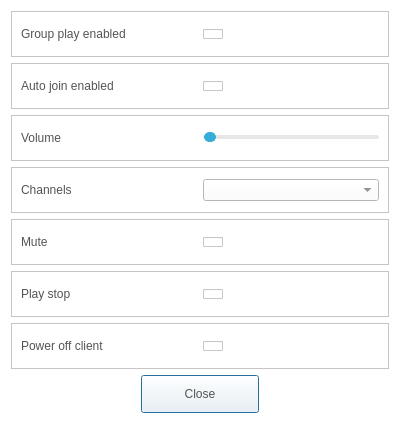
<?xml version="1.0" encoding="UTF-8"?>
<ui version="4.0">
 <class>GroupPlayDialog</class>
 <widget class="QDialog" name="GroupPlayDialog">
  <property name="geometry">
   <rect>
    <x>0</x>
    <y>0</y>
    <width>400</width>
    <height>424</height>
   </rect>
  </property>
  <property name="windowTitle">
   <string>Dialog</string>
  </property>
  <property name="styleSheet">
   <string notr="true">QLabel
{
	color: rgb(84, 84, 84);
	font: 14pt &quot;Segoe UI&quot;;
}
QPushButton
{
	color: rgb(84, 84, 84);
	font: 14pt &quot;Segoe UI&quot;;
}
QComboBox
{
	color: rgb(84, 84, 84);
	font: 14pt &quot;Segoe UI&quot;;
}
QWidget
{
	background-color: rgb(255, 255, 255);
}</string>
  </property>
  <layout class="QGridLayout" name="gridLayout">
   <item row="4" column="0">
    <widget class="QFrame" name="frameMute">
     <property name="frameShape">
      <enum>QFrame::StyledPanel</enum>
     </property>
     <property name="frameShadow">
      <enum>QFrame::Raised</enum>
     </property>
     <layout class="QHBoxLayout" name="horizontalLayout_3">
      <item>
       <widget class="QLabel" name="label_5">
        <property name="text">
         <string>Mute</string>
        </property>
       </widget>
      </item>
      <item>
       <widget class="QCheckBox" name="checkBoxMute">
        <property name="styleSheet">
         <string notr="true">
QCheckBox::indicator {
    width: 20px;
    height: 10px;
}

QCheckBox::indicator:unchecked {
    image: url(&quot;:/resource/groupp-btn20-togle-off.png&quot;);
}

QCheckBox::indicator:checked {
    image: url(&quot;:/resource/groupp-btn20-togle-on.png&quot;);
}
</string>
        </property>
        <property name="iconSize">
         <size>
          <width>20</width>
          <height>10</height>
         </size>
        </property>
        <property name="checkable">
         <bool>true</bool>
        </property>
       </widget>
      </item>
     </layout>
    </widget>
   </item>
   <item row="6" column="0">
    <widget class="QFrame" name="framePowerOff">
     <property name="frameShape">
      <enum>QFrame::StyledPanel</enum>
     </property>
     <property name="frameShadow">
      <enum>QFrame::Raised</enum>
     </property>
     <layout class="QHBoxLayout" name="horizontalLayout_2">
      <item>
       <widget class="QLabel" name="labelPowerOff">
        <property name="text">
         <string>Power off client</string>
        </property>
       </widget>
      </item>
      <item>
       <widget class="QCheckBox" name="checkBoxPowerOff">
        <property name="styleSheet">
         <string notr="true">
QCheckBox::indicator {
    width: 20px;
    height: 10px;
}

QCheckBox::indicator:unchecked {
    image: url(&quot;:/resource/groupp-btn20-togle-off.png&quot;);
}

QCheckBox::indicator:checked {
    image: url(&quot;:/resource/groupp-btn20-togle-on.png&quot;);
}
</string>
        </property>
        <property name="iconSize">
         <size>
          <width>20</width>
          <height>10</height>
         </size>
        </property>
        <property name="checkable">
         <bool>true</bool>
        </property>
       </widget>
      </item>
     </layout>
    </widget>
   </item>
   <item row="0" column="0">
    <widget class="QFrame" name="frameGroupPlay">
     <property name="frameShape">
      <enum>QFrame::StyledPanel</enum>
     </property>
     <property name="frameShadow">
      <enum>QFrame::Raised</enum>
     </property>
     <layout class="QHBoxLayout" name="horizontalLayout">
      <item>
       <widget class="QLabel" name="label">
        <property name="text">
         <string>Group play enabled</string>
        </property>
       </widget>
      </item>
      <item>
       <widget class="QCheckBox" name="checkBoxGroupPlay">
        <property name="styleSheet">
         <string notr="true">
QCheckBox::indicator {
    width: 20px;
    height: 10px;
}

QCheckBox::indicator:unchecked {
    image: url(&quot;:/resource/groupp-btn20-togle-off.png&quot;);
}

QCheckBox::indicator:checked {
    image: url(&quot;:/resource/groupp-btn20-togle-on.png&quot;);
}
</string>
        </property>
        <property name="iconSize">
         <size>
          <width>20</width>
          <height>10</height>
         </size>
        </property>
        <property name="checkable">
         <bool>true</bool>
        </property>
       </widget>
      </item>
     </layout>
    </widget>
   </item>
   <item row="3" column="0">
    <widget class="QFrame" name="frameChannel">
     <property name="frameShape">
      <enum>QFrame::StyledPanel</enum>
     </property>
     <property name="frameShadow">
      <enum>QFrame::Raised</enum>
     </property>
     <layout class="QHBoxLayout" name="horizontalLayout_4">
      <item>
       <widget class="QLabel" name="label_4">
        <property name="text">
         <string>Channels</string>
        </property>
       </widget>
      </item>
      <item>
       <widget class="QComboBox" name="comboBoxChannel"/>
      </item>
     </layout>
    </widget>
   </item>
   <item row="2" column="0">
    <widget class="QFrame" name="frameVolume">
     <property name="frameShape">
      <enum>QFrame::StyledPanel</enum>
     </property>
     <property name="frameShadow">
      <enum>QFrame::Raised</enum>
     </property>
     <layout class="QHBoxLayout" name="horizontalLayout_5">
      <item>
       <widget class="QLabel" name="label_3">
        <property name="text">
         <string>Volume</string>
        </property>
       </widget>
      </item>
      <item>
       <widget class="QSlider" name="horizontalSlider">
        <property name="sizePolicy">
         <sizepolicy hsizetype="Preferred" vsizetype="Fixed">
          <horstretch>0</horstretch>
          <verstretch>0</verstretch>
         </sizepolicy>
        </property>
        <property name="styleSheet">
         <string notr="true">QSlider::groove:horizontal {
    background-color: #e8e6e6;
    border: 1px solid #e8e6e6;
    height: 2px;
    border-radius: 2px;
}

QSlider::handle:horizontal {
    background-color: #34aed6;
    border: 1px solid #34aed6;
    width: 10px;
	height: 10px;
    border-radius: 5px;
	margin: -4px 0;
}</string>
        </property>
        <property name="orientation">
         <enum>Qt::Horizontal</enum>
        </property>
       </widget>
      </item>
     </layout>
    </widget>
   </item>
   <item row="7" column="0">
    <widget class="QDialogButtonBox" name="buttonBox">
     <property name="minimumSize">
      <size>
       <width>0</width>
       <height>0</height>
      </size>
     </property>
     <property name="styleSheet">
      <string notr="true">QPushButton
{
	border-image: url(&quot;:/resource/audiocd-popup-btn110-ok-n.png&quot;);
	width: 110px;
	height: 30px;
	color: rgb(84, 84, 84)
}

QPushButton:hover
{
 	border-image: url(&quot;:/resource/audiocd-popup-btn110-ok-h.png&quot;);
	width: 110px;
	height: 30px;	
	color: rgb(255, 255, 255)
}</string>
     </property>
     <property name="orientation">
      <enum>Qt::Horizontal</enum>
     </property>
     <property name="standardButtons">
      <set>QDialogButtonBox::Close</set>
     </property>
     <property name="centerButtons">
      <bool>true</bool>
     </property>
    </widget>
   </item>
   <item row="1" column="0">
    <widget class="QFrame" name="frameAutoJoin">
     <property name="frameShape">
      <enum>QFrame::StyledPanel</enum>
     </property>
     <property name="frameShadow">
      <enum>QFrame::Raised</enum>
     </property>
     <layout class="QHBoxLayout" name="horizontalLayout_6">
      <item>
       <widget class="QLabel" name="label_2">
        <property name="text">
         <string>Auto join enabled</string>
        </property>
       </widget>
      </item>
      <item>
       <widget class="QCheckBox" name="checkBoxAutoJoin">
        <property name="styleSheet">
         <string notr="true">
QCheckBox::indicator {
    width: 20px;
    height: 10px;
}

QCheckBox::indicator:unchecked {
    image: url(&quot;:/resource/groupp-btn20-togle-off.png&quot;);
}

QCheckBox::indicator:checked {
    image: url(&quot;:/resource/groupp-btn20-togle-on.png&quot;);
}
</string>
        </property>
        <property name="iconSize">
         <size>
          <width>20</width>
          <height>10</height>
         </size>
        </property>
        <property name="checkable">
         <bool>true</bool>
        </property>
       </widget>
      </item>
     </layout>
    </widget>
   </item>
   <item row="5" column="0">
    <widget class="QFrame" name="framePlayStop">
     <property name="frameShape">
      <enum>QFrame::StyledPanel</enum>
     </property>
     <property name="frameShadow">
      <enum>QFrame::Raised</enum>
     </property>
     <layout class="QHBoxLayout" name="horizontalLayout_7">
      <item>
       <widget class="QLabel" name="labelPlayStop">
        <property name="text">
         <string>Play stop</string>
        </property>
       </widget>
      </item>
      <item>
       <widget class="QCheckBox" name="checkBoxPlayStop">
        <property name="styleSheet">
         <string notr="true">
QCheckBox::indicator {
    width: 20px;
    height: 10px;
}

QCheckBox::indicator:unchecked {
    image: url(&quot;:/resource/groupp-btn20-togle-off.png&quot;);
}

QCheckBox::indicator:checked {
    image: url(&quot;:/resource/groupp-btn20-togle-on.png&quot;);
}
</string>
        </property>
        <property name="iconSize">
         <size>
          <width>20</width>
          <height>10</height>
         </size>
        </property>
        <property name="checkable">
         <bool>true</bool>
        </property>
       </widget>
      </item>
     </layout>
    </widget>
   </item>
  </layout>
 </widget>
 <resources/>
 <connections>
  <connection>
   <sender>buttonBox</sender>
   <signal>accepted()</signal>
   <receiver>GroupPlayDialog</receiver>
   <slot>accept()</slot>
   <hints>
    <hint type="sourcelabel">
     <x>248</x>
     <y>254</y>
    </hint>
    <hint type="destinationlabel">
     <x>157</x>
     <y>274</y>
    </hint>
   </hints>
  </connection>
  <connection>
   <sender>buttonBox</sender>
   <signal>rejected()</signal>
   <receiver>GroupPlayDialog</receiver>
   <slot>reject()</slot>
   <hints>
    <hint type="sourcelabel">
     <x>316</x>
     <y>260</y>
    </hint>
    <hint type="destinationlabel">
     <x>286</x>
     <y>274</y>
    </hint>
   </hints>
  </connection>
 </connections>
</ui>
